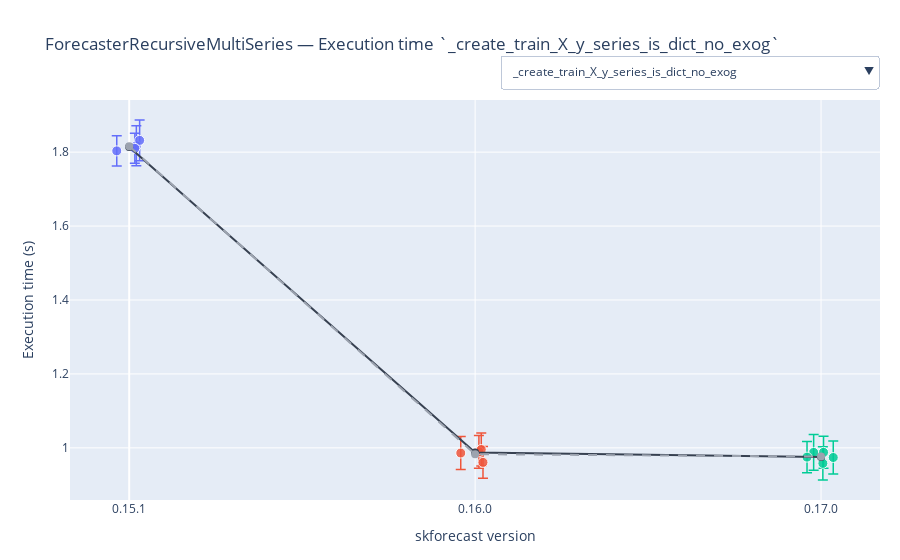

The cell this chart's notebook holds for it:
### Markdown cell above
## ForecasterRecursiveMultiSeries

The [`ForecasterRecursiveMultiSeries` class](https://skforecast.org/latest/user_guides/independent-multi-time-series-forecasting.html) is benchmarked under a fixed experimental setup to ensure fair comparison across library versions. Key conditions are:

| Condition           | Value                                                                                                       |
|:--------------------|:------------------------------------------------------------------------------------------------------------|
| Regressor           | `sklearn.dummy.DummyRegressor` (to isolate forecaster overhead)                                             |
| Number of series    | 600 time series                                                                                             |
| Dataset length      | 2000 synthetic observations per series (generated with `bench_forecaster_recursive_multiseries._make_data`) |
| Lags as predictors  | 50                                                                                                          |
| Exogenous features  | 3                                                                                                           |
| Data transformation | `StandardScaler()` for time series features and exogenous variables                                         |
| Prediction horizon  | 100 steps ahead                                                                                             |
| Backtesting split   | 1200 training, remaining for testing, step size = 50, no re-fitting (see [guide](https://skforecast.org/latest/user_guides/backtesting.html)) |

**Note:** In versions `< 0.14.0`, `ForecasterRecursiveMultiSeries` was named `ForecasterAutoregMultiSeries`.

### Code cell
# Plot benchmark results
# ==============================================================================
plot_benchmark_results(
    results_benchmark_all,
    forecaster_names = ['ForecasterRecursiveMultiSeries', 'ForecasterAutoregMultiSeries'],
    regressors       = ['DummyRegressor'],
    add_mean         = True,
    add_median       = True
)
